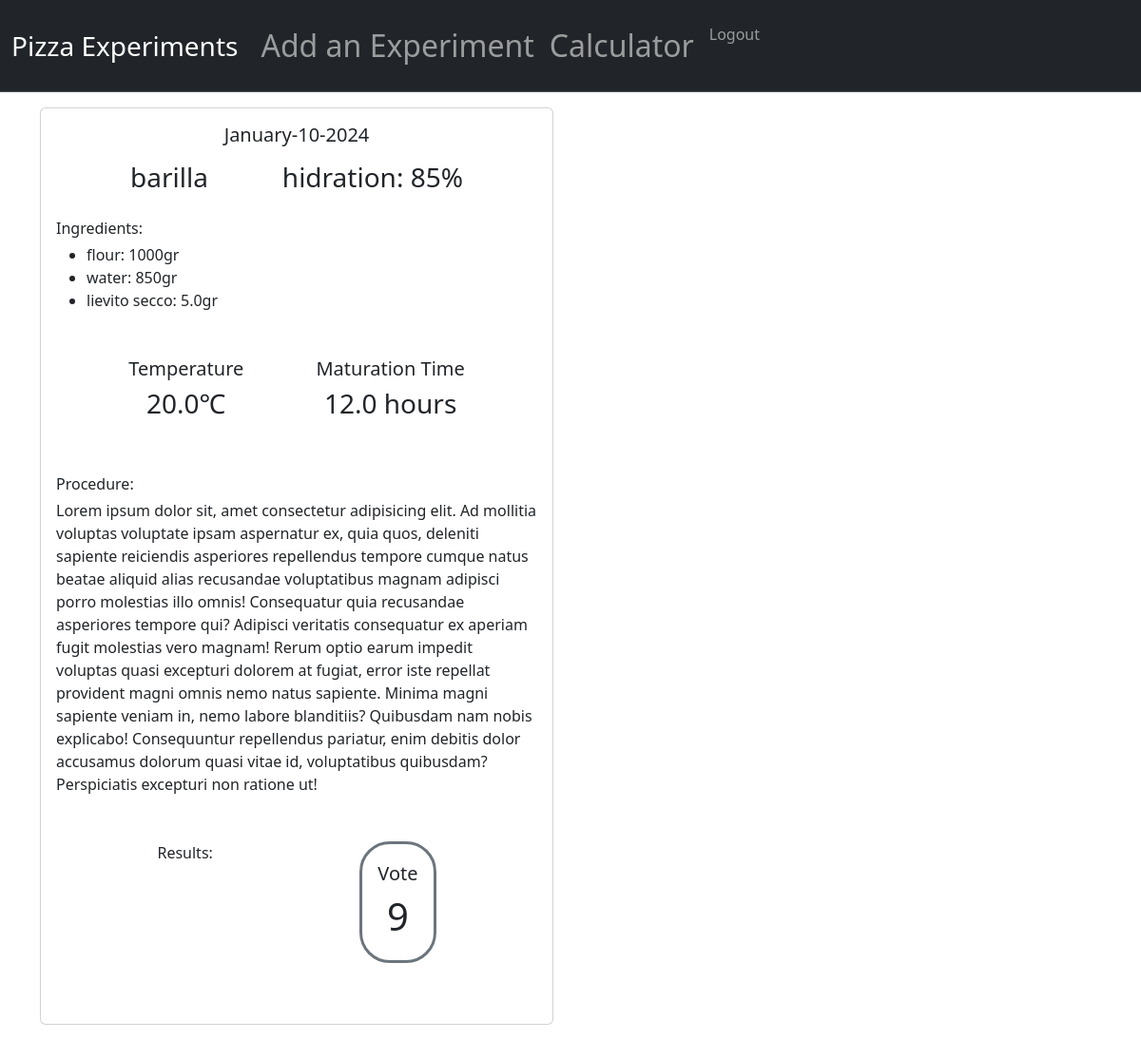
Page /experiment/3 (signed in) on the committed database.
### app.py (models this page shows)
class Experiment(db.Model):
   id = db.Column(db.Integer, primary_key=True)
   date = db.Column(db.DateTime, default=datetime.utcnow, nullable=False)
   flour_type = db.Column(db.String(50), nullable=False)
   flour_amount = db.Column(db.Integer, nullable=False)
   water_amount = db.Column(db.Integer, nullable=False)
   yeast_type = db.Column(db.String(50))
   yeast_amount = db.Column(db.Float)
   salt_amount = db.Column(db.Float)
   sugar_amount = db.Column(db.Float)
   oil_amount = db.Column(db.Float)
   temperature = db.Column(db.Float)
   maturation_time = db.Column(db.Float)
   procedure = db.Column(db.String(1000))
   result_vote = db.Column(db.Integer)
   result_comment = db.Column(db.String(500))
   user_id = db.Column(db.Integer, db.ForeignKey('user.id'), nullable=False)

### app.py (the view)
@app.route("/experiment/<experiment_id>", methods=['GET'])
@login_required
def experiment(experiment_id):
  experiment = Experiment.query.filter_by(id = experiment_id)
  return render_template("experiment.html", exp=experiment)

### app.py (called while the page is built)
@login_manager.user_loader
def load_user(user_id):
  return User.query.get(int(user_id))

### templates/experiment.html (shortened to what this page needs)
{% extends "layout.html" %}
{% block content %}
{% for e in exp %}
<div class="card mb-3 mt-3" style="max-width: 540px;">
  <div class="card-body">
    <h5 class="text-center mb-3">{{e.date.strftime("%B-%d-%Y")}}</h5>
      <div class="d-flex justify-content-evenly">
       <h3 class="card-title">{{e.flour_type}}</h3>
          {% set hidration = (e.water_amount*100)//e.flour_amount %}
        <h3 class="card-title">hidration:  {{hidration}}%</h3>
      </div>
    <div>
      <p class="card-text mt-3 mb-1">Ingredients:</p>
        <ul>
          <li>flour: {{e.flour_amount}}gr</li>
          <li>water: {{e.water_amount}}gr</li>
          {% if (e.yeast_type != "") and (e.yeast_amount != None) %}
           <li>{{e.yeast_type | truncate(40)}}: {{e.yeast_amount}}gr</li>
            {% elif e.yeast_type != None and e.yeast_amount == None%}
              <li>{{e.yeast_type}}</li>
            {% elif e.yeast_type == "" and e.yeast_amount != None%}
              <li>Yeast: {{e.yeast_amount}}</li>
          {% endif %}
        </ul>
    <div class="d-flex justify-content-evenly mb-5 mt-5">
      {% if e.temperature != None %}
      <div class="text-center">
      <h5>Temperature</h5>
      <h3>{{e.temperature}}℃</h3>
    </div>
    {% endif %}
    {% if e.maturation_time != None %}
    <div class="text-center">
      <h5>Maturation Time</h5>
      <h3>{{e.maturation_time}} hours</h3>
    </div>
    {% endif %}
      </div>
    {% if e.maturation_time != None %}
    </div>
      <p class="mb-1">Procedure:</p>
      <p class="card-text">{{e.procedure}}</p>
    <div class="d-flex justify-content-evenly mb-5 mt-5">
      <div>
      <p class="mb-1">Results:</p>
      </div>
      <div class="ps-5 d-flex flex-column align-items-center justify-content-end">
        <div class="border border-3 border-secondary rounded-5 p-3 d-flex flex-column align-items-center justify-content-end">
          <span class="fs-5">Vote</span>
          <span class="fs-1">{{e.result_vote}}</span>
        </div>
      </div>
    </div>
    </div>
    {% endif %}
</div>
{% endfor %}
{% endblock %}

### rows in the picture
Experiment: date "January-10-2024", flour_type "barilla", hidration "85", flour_amount "1000", water_amount "850", yeast_type "lievito secco", yeast_amount "5.0", temperature "20.0", maturation_time "12.0", procedure "Lorem ipsum dolor sit, amet consectetur adipisicing elit. Ad mollitia voluptas voluptate ipsam aspernatur ex, quia quos, deleniti sapiente reiciendis asperiores repellendus tempore cumque natus beatae aliquid alias recusandae voluptatibus magnam adipisci porro molestias illo omnis! Consequatur quia recusandae asperiores tempore qui? Adipisci veritatis consequatur ex aperiam fugit molestias vero magnam! Rerum optio earum impedit voluptas quasi excepturi dolorem at fugiat, error iste repellat provident magni omnis nemo natus sapiente. Minima magni sapiente veniam in, nemo labore blanditiis? Quibusdam nam nobis explicabo! Consequuntur repellendus pariatur, enim debitis dolor accusamus dolorum…", result_vote "9"
